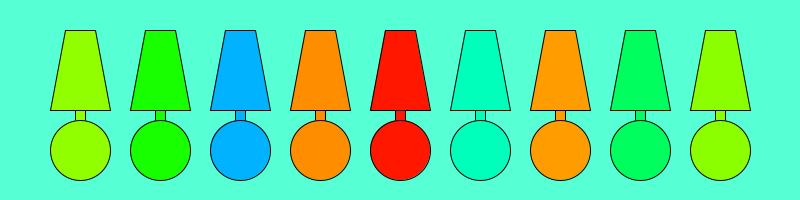
Frame 1 (no input)
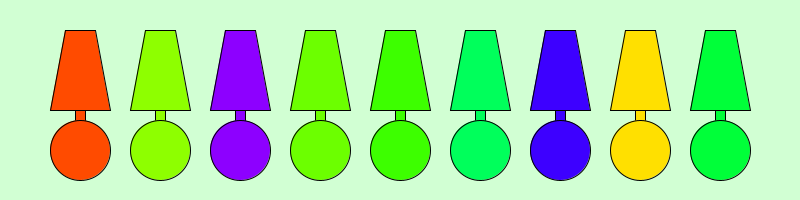
Frame 2 (the mouse pressed at the canvas centre, redrawn once)

The Processing sketch that drew these frames (run headless with seeded random() and noise(); the mouse was pressed at the canvas centre and the sketch redrawn once):

// Processing sketch: processing_116367
// ── processing_116367.pde

//Lamp

float numFaces = 10;
float spacer;
void setup()
{
    size(800, 200);
    smooth(); noLoop();
    colorMode(HSB, 360,100,100);
    spacer = width / numFaces;
}
  
void draw()
{
   background(random(255),random(255),random(255));
   for(float i=1; i<numFaces; i++)
   {
       float rs = (60);
       float rh = random(360);
       float rsw = random(0.1, 4);
       smiley(i*spacer,  height/2, rs, color(rh, 100,100));
   }
}
  
void smiley(float x, float y, float s, color c)
{
  fill(c);

    
  pushMatrix();
  translate(x, y);
  rect(-5,0,10,s);
  ellipse(0,50, s,s);
  quad(-30,10, -15,-70, 15,-70, 30,10);
  
  popMatrix();
}
  
void mousePressed()
{
   redraw();
}
